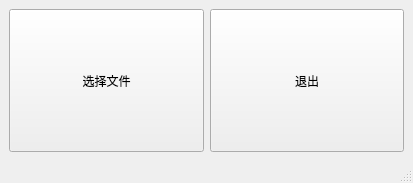
<?xml version="1.0" encoding="UTF-8"?>
<ui version="4.0">
 <class>MainWindow</class>
 <widget class="QMainWindow" name="MainWindow">
  <property name="geometry">
   <rect>
    <x>0</x>
    <y>0</y>
    <width>413</width>
    <height>183</height>
   </rect>
  </property>
  <property name="windowTitle">
   <string>适用于33类人的验证程序  --by@8bit</string>
  </property>
  <widget class="QWidget" name="centralwidget">
   <layout class="QHBoxLayout" name="horizontalLayout_2">
    <item>
     <layout class="QHBoxLayout" name="horizontalLayout">
      <item>
       <widget class="QPushButton" name="getfilebutton">
        <property name="sizePolicy">
         <sizepolicy hsizetype="Minimum" vsizetype="Minimum">
          <horstretch>0</horstretch>
          <verstretch>0</verstretch>
         </sizepolicy>
        </property>
        <property name="text">
         <string>选择文件</string>
        </property>
       </widget>
      </item>
      <item>
       <widget class="QPushButton" name="exitbutton">
        <property name="sizePolicy">
         <sizepolicy hsizetype="Minimum" vsizetype="Minimum">
          <horstretch>0</horstretch>
          <verstretch>0</verstretch>
         </sizepolicy>
        </property>
        <property name="text">
         <string>退出</string>
        </property>
       </widget>
      </item>
     </layout>
    </item>
   </layout>
  </widget>
  <widget class="QStatusBar" name="statusbar"/>
 </widget>
 <resources/>
 <connections/>
</ui>
